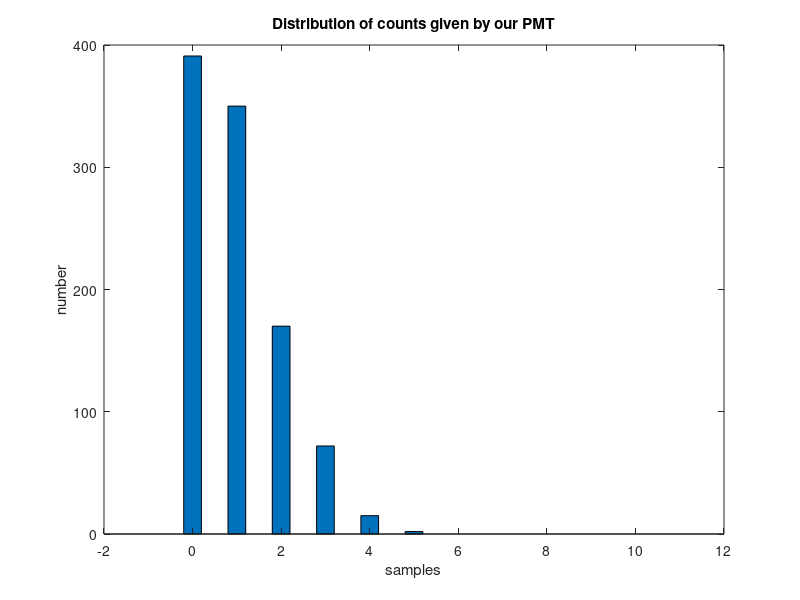

MATLAB code for this plot: (Note: this script raises an error after producing the figure.)
%%  
% PhotonDetectionTutorial

addpath('dependencies_PhotonDetectionTutorial');

%%
% Concepts:
% photon detection
% Poisson Distributions
% Signal detection theory
% Baysian Estimation 
% Two alternative forced choice task

%   Author: Greg Field 2004
%   edited: GDF 2006 (pared down: believe it or not!) 
%%%%%%%%%%%%%%%%%%%%%%%%%%%%%%%%%%%%%%%%%%%%%%%%%%%
%  The goal of this tutorial is to develop your intuitions
%  regarding Bayesian approaches to decision making.  A cost function
%  has not been included, but an interesting extension would be to add one.
%  This intuition will be built though the specific example
%  of detecting dim flashes of light in the visual system.  

%  We begin by discussing some basic properties of light and by describing
%  the signal and noise properties of rod
%  photoreceptor responses.  Familiarity with some basic properties of
%  Poisson distributions is assumed.  If you are unfamiliar with the
%  Poisson distribution there is an appendix at the end of the tutorial
%  that you may wish to run now.

%  Photons emitted by most light sources are independent of eachother.
%  Thus the probability that n photons are 
%  emitted by the light source in a time window, \delta t, is given by the 
%  Poisson equation P(n|N) = exp(-N)(N^n)/(n!), where N is the mean number
%  of photons emitted by the source, and n is a particular number of photons.  

%  Let's explore this idea with a little thought experiment.
%  Imagine we have a constant light source behind a shutter.  We
%  place a photomultiplyer tube (PMT) on the other side of the 
%  shutter.  A PMT is a device for counting photons much like
%  how a Geiger counter detects and counts radioactive particles.  

%  Now we quickly open and close the shutter for a given amount of time.
%  We repeat this experiment over and over, each time noting
%  how many photons are counted by the PMT.  Let's say that the
%  mean number of photons across all these experiments is 100.  
%  Incidently this is about the number of photons delivered to the 
%  cornea with a just detectable flash.  The distribution of counts
%  will look something like this...

NumSamples = 1000;
PoissonMean = 100;
Samples = poissrnd(PoissonMean, 1, NumSamples);

Bins = 50:0.5:150;
[HistPoiss, Histx] = hist(Samples, Bins);
bar(Histx,HistPoiss)
xlabel('samples')
ylabel('number')
title('Distribution of counts given by our PMT')

%  Notice these samples take on integer values.  We can't measure 91.3
%  photons on a particular trial.  Photons are not divisable.  

%  Now lets say that we want to attenuate the light by a 
%  factor of 100 (An operation similar to that performed by the optics of
%  the eye).
%  We could accomplish this by placing a
%  2 log unit neutral densitity filter in between
%  our light source and the PMT.  Now the mean number of 
%  counts will equal 1.  

NumSamples = 1000;
PoissonMean = 1;
Samples = poissrnd(PoissonMean, 1, NumSamples);

Bins = 0:0.5:10;
[HistPoiss, Histx] = hist(Samples, Bins);
bar(Histx,HistPoiss)
xlabel('samples')
ylabel('number')
title('Distribution of counts given by our PMT')

%  Notice that on many trials no photons are detected by our PMT.  This is
%  despite the fact that the mean flash strength was non-zero.
%  Now suppose we want to know the probability of our PMT
%  reporting a count of zero, one, or two photons on a given trial.  
%  This is very easy to calculate in MATLAB.

Probability_of_Zero_Photons = poisspdf(0, PoissonMean)
Probability_of_One_Photons = poisspdf(1, PoissonMean)
Probability_of_Two_Photons = poisspdf(2, PoissonMean)

%  Now imagine we need to decide whether a the shutter opened based on the
%  output of our PMT.  The probability of being wrong is equal to the
%  probability of detecting zero photons (0.36 at a mean flash strength of
%  1 photon).  

%%%%%%%%%%%%%%%%%%%%%%%%%%%%%%%%%%%%%%%%%%%%%%%%%%%

%  We have a bit of intuition now about how light 
%  interacts with a detector.  We will now look at 
%  light responses in a rod photoreceptor and use
%  a Bayesian approach to detecting photons.

load SinglesData
load NoiseData

%  If we deliver a flash where the rod on average absorbs one photon, the
%  rod will sometimes absorb zero, one, two, etc., photons, just like the
%  PMT described above.  
%  Here are several examples of the response generated by a rod 
%  photoreceptor when it absorbes a single photon. 

figure(1)
clf
timepts = 0.001:0.001:1.901;
for cnt = 1:5
	subplot(5,1,cnt)
	plot(timepts, SinglesData(cnt,:))
    axis([0 1.5 -1 2])
	if cnt == 5
		xlabel('seconds')
	end
	if cnt == 3
		ylabel('normalized amplitude')
	end
	if cnt == 1
		title('Example single photon responses in a primate rod')
	end
end

%  In each of these examples the time of the flash was zero,
%  and the mean response has been normalized to have unit amplitude.

%  We can also look at the mean single photon response.

figure(2)
clf
plot(timepts, mean(SinglesData))
title('mean single photon response')
xlabel('normalized amplitude')
ylabel('seconds')
hold on

%  Let us also look at responses in the rod when no photons are absorbed. 

figure(1)
clf
for cnt = 1:5
	subplot(5,1,cnt)
	plot(timepts, NoiseData(cnt,:))
    axis([0 1.5 -1 2])
	if cnt == 5
		xlabel('seconds')
	end
	if cnt == 3
		ylabel('normalized amplitude')
	end
	if cnt == 1
		title('Examples where the rod failed to absorb a photon')
	end
end

%  Again we can also look at the mean zero photon response

figure(2)
plot(timepts, mean(NoiseData), 'k')
axis([0 2, -0.5 1])
title('mean noise event')
xlabel('normalized amplitude')
ylabel('seconds')
hold off

%  This ensemble of responses where the rod fails to absorb a photon
%  provides a characterization of the noise generated by the photoreceptor.
%  This noise is often called continuous dark noise because it consists of
%  continuous fluctuations in the current generated by the rod in darkness.
%  On some trials, the continuous dark noise can generate large noise
%  fluctuations that can easily be mistaken for single photon responses.  

%  We illustrate this by comparing how similar each response 
%  (to zero and one photon) is with the mean single photon response.
%  In mathematical terms, this is done by computing the dot product of
%  every response with the mean single photon response.  

%  Let's look at the distribution of rod noise.

MeanSingle = mean(SinglesData) - mean(NoiseData);
Template = MeanSingle ./ dot(MeanSingle, MeanSingle);
NoiseProjs = NoiseData * Template';
SinglesProjs = SinglesData * Template';
TotalProjs = [SinglesProjs; NoiseProjs];

figure(1)
clf
NumBins = 100;
[junkhist, Bins] = hist(TotalProjs, NumBins);

NoiseHist = hist(NoiseProjs, Bins);
stairs(Bins, NoiseHist, 'k') 
ylabel('number')
xlabel('response amplitude')
title('distribution of rod responses')
legend('noise distribution')
hold on

%  As we might have expected, this
%  distribution is centered on zero, and looks fairly Gaussian, although
%  it certainly has some skew off to negative values.  For our current 
%  purposes we will approximate this distribution of noise with a Gaussian.

% Fit noise with a normal
coef = [0.5];
global NumResponses
NumResponses = length(NoiseProjs);
NoiseCoef = nlinfit(Bins', NoiseHist', 'ZeroMeanGaussian', coef);
NoiseFit = ZeroMeanGaussian(NoiseCoef, Bins);
NoiseSD = NoiseCoef;

plot(Bins, NoiseFit, 'g')
legend('noise distribution', 'noise fit')

%  Now we will look at the distribution of single photon responses
%  projected along the mean single photon response.

SinglesHist = hist(SinglesProjs, Bins);
stairs(Bins, SinglesHist, 'r')
legend('noise distribution', 'noise fit', 'singles distribution')

% We will also fit this distribution with a Gaussian.
NumResponses = length(SinglesProjs);
global NoiseSD
NoiseSD = abs(NoiseCoef);
coef = [0.2,1]';
SinglesCoef = nlinfit(Bins', SinglesHist', 'SinglesDist', coef)

SinglesFit = SinglesDist(SinglesCoef, Bins);
SinglesMean = SinglesCoef(2);
SinglesSD = SinglesCoef(1);
plot(Bins, SinglesFit, 'b')
legend('noise distribution', 'noise fit', 'singles distribution', 'singles fit')
hold off

%  At this point we have two Gaussian distributions.  One describes 
%  the distribution of noise events, and the other describes the distribution
%  of singles photon responses.  (You may be worried about what happened
%  to multiphoton responses -- we will be working with flash strengths
%  where the probability of absorbing more than one photon is insignificant).
%  With these distributions we are ready
%  to think about the problem of deciding whether a given response
%  comes from the noise or signal distribution by applying some 
%  Bayesian ideas

%  Given these distributions, if we observed a 
%  response with amplidute 1.2, we would classify that response as coming
%  from (see plot of distributions) the single photon response 
%  distribution. If we saw a response with amplitude 0.2, 
%  it is more likely to be from the noise distribution.  

%  To generalize these ideas a bit we would look for the crossing point
%  between the singles distribution and the noise distribution.  Responses
%  falling to the right of that point are more likely to be singles, and 
%  those to the left are more likely noise.  In other words, compute the
%  probability N(r|0,\sigma_D) and N(r|1,\sigma_A), where N(r|\mu, \sigma)
%  is just the normal distirbution with mean \mu and a standard deviation
%  \sigma.  Classify r according to which distribution it is more likely 
%  to be sampled.  

%  In Bayesian
%  terminology we are using our "evidence" to dictate whether 
%  a response comes from the singles or noise distribution.  So
%  far we haven't said anything about priors.  Let's ignore them
%  for a moment more and see what happens with and without priors.

%  Imagine you are a retinal ganglion cell pooling over 5000 rod
%  photoreceptors in the periphery of the retina.  It is your job to report
%  whether you have seen a flash of light.  Let's say you use the strategy
%  outlined in the above paragraph to decide whether a flash was delivered
%  in your receptive field.  Let's generate a psychometric funtion for our
%  imaginary ganglion cell in the context of a two alternative forced choice 
%  task.  The alternatives from which you choose are whether a flash
%  was or was not delivered.  The bit of code below runs a simulation that does
%  this.  Don't worry about the details of what it is doing, I will biefly
%  explain that at the end of the tutorial.

%  This bit of code will take a couple minutes to run -- get some coffee,
%  or better yet, a beer.
%  This bit intitializes some parameters
FlashStrengths = [0.0007 0.001 0.003 0.007 0.01 0.03 0.07];
NumFlashes = length(FlashStrengths);
RFSize = 5000;
NumTrials = 25;
Verbose = 0;
ThermalRate = 0;
NumPhotons = 10;
%  This bit simulates rod responses and calculates probability correct
load ThermalDist
for flash = 1:NumFlashes
    fprintf('processing flash %d photons per rod \n', FlashStrengths(flash))
    [SimNoise, SimSingles] = GenerateCombResponses(SinglesSD, NoiseSD, SinglesMean, 0, FlashStrengths(flash), RFSize, NumTrials, ThermalDist, ThermalRate, Verbose); 
    TempLin = LinearCombDiscrim(SimSingles, SimNoise, SinglesMean, SinglesSD, 0, NoiseSD, FlashStrengths(flash), NumPhotons, Verbose);
    LinPCorrect(flash) = TempLin;
end
%  Fit and plot the simulated ganglion cell responses.
coef = 0.003;
fitcoef = nlinfit(FlashStrengths', LinPCorrect', 'cumulative_gaussian', coef);
LinThreshold = norminv(0.75, 0, fitcoef);  
semilogx(FlashStrengths, LinPCorrect, 'ko')
hold on
semilogx(FlashStrengths, cumulative_gaussian(fitcoef, FlashStrengths), 'k')
xlabel('flash strength')
ylabel('probability correct')
hold off

%  This graph looks like your standard psychometric function.  We are 
%  plotting probability correct as a function of flash strength, and
%  we observe a standard sigmoidal relation. Let's compare this 
%  performance to that of an array of optimal photon
%  detectors (PMT's without any noise).  

OptFlashStrengths = [0.00003 0.00007 0.0001 0.0003 0.0007 0.001];
OptimalDetector = 1 - (exp(-OptFlashStrengths * RFSize) / 2);
hold on
semilogx(OptFlashStrengths, OptimalDetector, 'r');
hold off

%  This red line is the theoritically optimal performance.  
%  The threshold of the optimal photon detector is about 2 log units
%  lower than that of our pool of rod photoreceptors. Why is there such a
%  discrepancy between the performance of the optimal photon detector and
%  the pool of rod responses.  After all, when we plotted the distribution
%  of rod signals along side the distribution of noise, there was not a lot
%  of overlap between these distributions. 

%  The answer lies in the fact that we have not taken a complete Bayesian approach
%  to deciding whether photons have been absorbed in the receptive field
%  of our imaginary ganglion cell.  Essentially we have NOT weighted the
%  evidence by the priors.  If you know the flash strength, then you know
%  the relative probability of getting a response from the noise distribution
%  versus absorbing a photon (this just comes from Poisson statistics).
%  Thus, the priors are given by the flash strength.  
%  Let's replot the distribution of noise and single photon
%  responses and try to generate some intuition about how applying
%  priors to the evidence changes how we classify responses.

figure(1)
clf
subplot(2,1,1)
plot(Bins, 0.5 * normpdf(Bins, SinglesMean, sqrt(SinglesSD^2 + NoiseSD^2)), 'k', Bins, 0.5 * normpdf(Bins, 0, NoiseSD), 'r')
xlabel('response amplitude')
ylabel('probability density')
legend('singles dist', 'noise dist')

%  In this picture the probability of absorbing a photon versus not
%  absorbing a photon is roughly equal.  This is true for flash strengths
%  around 1 photoisomerization.  Imagine the flash strength is 0.01
%  photoisomerizations.  What happens to these two distributions?

subplot(2,1,2)
plot(Bins, 0.01 * normpdf(Bins, SinglesMean, sqrt(SinglesSD^2 + NoiseSD^2)), 'k', Bins, 0.99 * normpdf(Bins, 0, NoiseSD), 'r')
xlabel('response amplitude')
ylabel('probability density')
legend('singles dist', 'noise dist')

%  Now the singles distribution has so little probability mass that you can
%  barely see it.  Let's replot this with the abscissa in log units.

figure(2)
clf
subplot(2,1,1)
semilogy(Bins, 0.5 * normpdf(Bins, SinglesMean, sqrt(SinglesSD^2 + NoiseSD^2)), 'k', Bins, 0.5 * normpdf(Bins, 0, NoiseSD), 'r')
title('flash strength ~1 photons / rod')
xlabel('response amplitude')
ylabel('probability density')
subplot(2,1,2)
semilogy(Bins, 0.01 * normpdf(Bins, SinglesMean, sqrt(SinglesSD^2 + NoiseSD^2)), 'k', Bins, 0.99 * normpdf(Bins, 0, NoiseSD), 'r')
title('flash strength ~0.01 photons / rod')
xlabel('response amplitude')
ylabel('probability density')
legend('singles dist', 'noise dist')

%  The top panel shows the singles and noise distribution for a flash
%  strength of 1 photoisomerization. The bottom panel shows the
%  distributions for a flash strength of 0.01 photoisomerizations.  Notice
%  that the crossing point between these two distributions has moved
%  substantially to higher values in the bottom panel.  At even smaller
%  flash strengths, this crossing point will move to yet higher values.  

%  This implies that as we move to lower and lower flash strengths, our
%  criteria for deciding wether a response is generated by the absorption
%  of a single photon versus a noise event should increase.  
%  This is accomplished naturally in a Bayesian framework.
%  We imploy this framework in the following section.

%  Re-simulate flash responses...  This will take a couple minutes.
FlashStrengths = [0.00007 0.0001 0.0003 0.0007 0.001 0.003 0.007 0.01 0.03 0.07];
NumFlashes = length(FlashStrengths);
RFSize = 5000;
NumTrials = 25;
Verbose = 0;
ThermalRate = 0;
NumPhotons = 10;
for flash = 1:NumFlashes
    fprintf('processing flash %d photons per rod \n', FlashStrengths(flash))
    [SimNoise, SimSingles] = GenerateCombResponses(SinglesSD, NoiseSD, SinglesMean, 0, FlashStrengths(flash), RFSize, NumTrials, ThermalDist, ThermalRate, Verbose); 
    TempOpt = OptimalCombDiscrim(SimSingles, SimNoise, SinglesMean, SinglesSD, 0, NoiseSD, FlashStrengths(flash), NumPhotons, Verbose);
    TempLin = LinearCombDiscrim(SimSingles, SimNoise, SinglesMean, SinglesSD, 0, NoiseSD, FlashStrengths(flash), NumPhotons, Verbose);

    OptPCorrect(flash) = TempOpt;
    LinPCorrect(flash) = TempLin;
end
coef = 0.003;
Linfitcoef = nlinfit(FlashStrengths', LinPCorrect', 'cumulative_gaussian', coef);
LinThreshold = norminv(0.75, 0, Linfitcoef); 
coef = 0.0007;
Optfitcoef = nlinfit(FlashStrengths', OptPCorrect', 'cumulative_gaussian', coef);
OptThreshold = norminv(0.75, 0, Optfitcoef);

% plot performance and fits from simulation
clf
semilogx(FlashStrengths, LinPCorrect, 'ko')
hold on
semilogy(FlashStrengths, OptPCorrect, 'bo')
semilogx(FlashStrengths, cumulative_gaussian(Linfitcoef, FlashStrengths), 'k')
semilogx(FlashStrengths, cumulative_gaussian(Optfitcoef, FlashStrengths), 'k')
xlabel('flash strength')
ylabel('probability correct')
hold off

%  Let's compare this performance to that of an array of optimal photon
%  detectors (PMT's without any noise).  
OptFlashStrengths = [0.00003 0.00007 0.0001 0.0003 0.0007 0.001];
OptimalDetector = 1 - (exp(-OptFlashStrengths * RFSize) / 2);
hold on
semilogx(OptFlashStrengths, OptimalDetector, 'r');
hold off

%  There is a very large improvement in performance when the priors
%  are used to weight the evidence.  This shows the importance
%  of considering the priors in a detection task.  Quite remarkably
%  the retina appears to be optimized for detecting light
%  at absolute threshold, and weights rod responses according
%  to a prior where only 1 in 10,000 rods is absorbing a photon
%  (Field and Rieke 2002).


%%%%%%%%%%%%%%%%%%%%%%%%%%%%%%%%%%%%%%%%%%%%%%%%%%%%%%%%%%%
%%%%%%%%%%%%%%%%%%%%%%%%%%%%%%%%%%%%%%%%%%%%%%%%%%%%%%%%%%%
%%%%%%%%%%%%%%%%%%%%%%%%%%%%%%%%%%%%%%%%%%%%%%%%%%%%%%%%%%%
%   Brief Intro to Poisson Statistics
%%%%%%%%%%%%%%%%%%%%%%%%%%%%%%%%%%%%%%%%%%%%%%%%%%%%%%%%%%%
%%%%%%%%%%%%%%%%%%%%%%%%%%%%%%%%%%%%%%%%%%%%%%%%%%%%%%%%%%%
%%%%%%%%%%%%%%%%%%%%%%%%%%%%%%%%%%%%%%%%%%%%%%%%%%%%%%%%%%%

%  Here is a very brief introduction to Poisson statistics.  
%  If you have not already encountered this distribution, 
%  you will use it often in the context of this course and beyond.  
%  In a nutshell, the Poisson distribution describes the 
%  statistics of independent events.  Perhaps the most important 
%  property is that the variance of a Poisson distribution 
%  equals the mean.  The mathematical form of the distribution
%  is P(x) = exp(-n)(n^x)/(x!).  Let's look at a few different 
%  Poisson distributions.

NumSamples = 100;
PoissonMean = 1;
Samples = poissrnd(PoissonMean, 1, NumSamples);

NumBins = 20;
Bins = 0:0.5:(0.5 * NumBins);
[HistPoiss, Histx] = hist(Samples, Bins);
bar(Histx,HistPoiss)
xlabel('samples')
ylabel('number')
title('Poisson distribution')

%  The first thing to notice about this distribution 
%  is that samples take on only discrete values, e.g.,
%  0, 1, 2,...  Notice also that we set PoissonMean = 1,
%  and the mean of our samples is very nearly one

mean(Samples)

%  Also recall that the variance of a Poisson 
%  distribution equals the mean.

var(Samples)

%  What happens when the mean of the Poisson distribution
% is changed?  Here are some examples.

PoissonMean = [0.1 0.5 1, 2, 4];
NumMeans = length(PoissonMean);
for cnt = 1:NumMeans
	TempSamples = poissrnd(PoissonMean(cnt), 1, NumSamples);
	[HistPoiss, Histx] = hist(TempSamples, Bins);
	subplot(NumMeans, 1, cnt)
	bar(Histx,HistPoiss)
	xlabel('samples')
	ylabel('number')
end

%  In each distribution shown above the samples are again integers.
%  This is true even when the mean is not an integer, such as the
%  top two plots.  You can also check that the variance equals
%  the mean in each of the distributions above.
